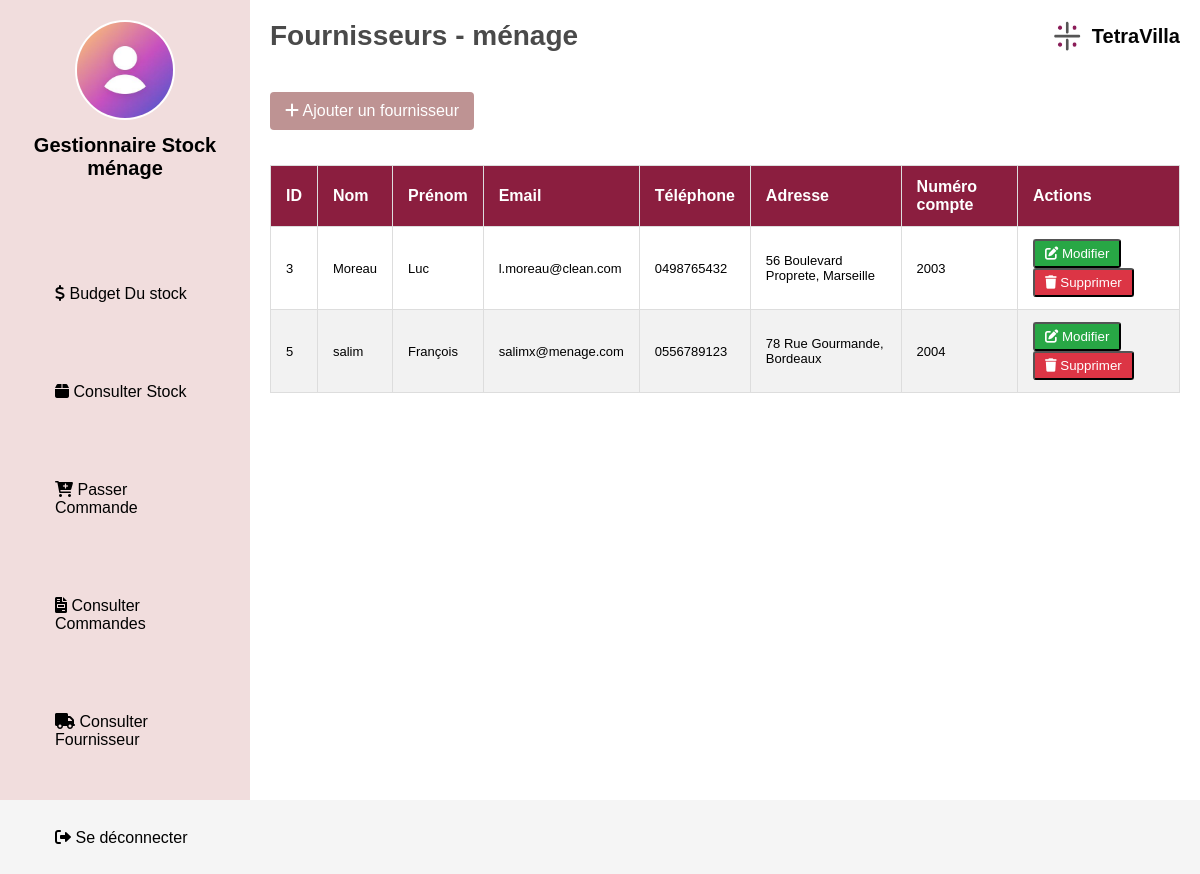
The app's page /stock/dashboard_stock2.php?page=fournisseur&type_stock=ménage&id=3 (signed in) with its own data.
### tables this page shows
CREATE TABLE `fournisseur` (
  `id_fournisseur` int(11) NOT NULL,
  `nom_fournisseur` varchar(50) DEFAULT NULL,
  `prenom_fournisseur` varchar(50) DEFAULT NULL,
  `adresse` varchar(255) DEFAULT NULL,
  `email` varchar(100) DEFAULT NULL,
  `teleF` varchar(15) DEFAULT NULL,
  `numCompte` int(11) DEFAULT NULL,
  `categorie_fournit` varchar(100) DEFAULT NULL
);

### Stock/fournisseur.php (the view, shortened to what this page needs)
<?php
require_once "connect_base.php";
$type_stock = $_GET['type_stock'] ?? '';
?>
<header>
    <h1>Fournisseurs - <?php echo htmlspecialchars($type_stock); ?></h1>
    <div class="logo">
        <img src="images/maqlog.jpg" alt="TetraVilla Logo" class="logo-img">
        <span>TetraVilla</span>
    </div>
</header>
<div class="action-buttons">
    <button class="btn-add" onclick="showAddModal()">
        <i class="fas fa-plus"></i> Ajouter un fournisseur
    </button>
</div>
<?php
$sql = "SELECT * FROM fournisseur WHERE categorie_fournit = :type_stock";
$stmt = $conn->prepare($sql);
$stmt->bindParam(':type_stock', $type_stock);
$stmt->execute();
if ($stmt->rowCount() > 0) {
    ?>
    <table>
        <thead>
            <tr>
                <th>ID</th>
                <th>Nom</th>
                <th>Prénom</th>
                <th>Email</th>
                <th>Téléphone</th>
                <th>Adresse</th>
                <th>Numéro compte</th>
                <th>Actions</th>
            </tr>
        </thead>
        <tbody>
            <?php while ($row = $stmt->fetch(PDO::FETCH_ASSOC)): ?>
                <tr>
                    <td><?php echo htmlspecialchars($row['id_fournisseur']); ?></td>
                    <td><?php echo htmlspecialchars($row['nom_fournisseur']); ?></td>
                    <td><?php echo htmlspecialchars($row['prenom_fournisseur']); ?></td>
                    <td><?php echo htmlspecialchars($row['email']); ?></td>
                    <td><?php echo htmlspecialchars($row['teleF']); ?></td>
                    <td><?php echo htmlspecialchars($row['adresse']); ?></td>
                    <td><?php echo htmlspecialchars($row['numCompte']); ?></td>
                    <td>
                        <button class="btn-edit" onclick="showEditModal(
                            <?php echo $row['id_fournisseur']; ?>,
                            '<?php echo addslashes($row['nom_fournisseur']); ?>',
                            '<?php echo addslashes($row['prenom_fournisseur']); ?>',
                            '<?php echo addslashes($row['email']); ?>',
                            '<?php echo addslashes($row['teleF']); ?>',
                            '<?php echo addslashes($row['adresse']); ?>',
                            '<?php echo addslashes($row['numCompte']); ?>'
                        )">
                            <i class="fas fa-edit"></i> Modifier
                        </button>
                        <form method="POST" style="display:inline;" action="dashboard_stock2.php?page=fournisseur&type_stock=<?php echo urlencode($type_stock); ?>">
                            <button type="submit" name="delete" class="btn-delete"
                                    onclick="return confirmDelete()">
                                <i class="fas fa-trash"></i> Supprimer
                            </button>
                        </form>
                    </td>
                </tr>
            <?php endwhile; ?>
        </tbody>
    </table>
    <?php
} else {
    echo "<p>Aucun fournisseur trouvé pour cette catégorie.</p>";
}
?>

### Stock/css/dashboard.css (style rules this page uses)
* { margin: 0; padding: 0; box-sizing: border-box; font-family: Arial, sans-serif; }
body { background-color: #f5f5f5 !important; display: flex; justify-content: center; align-items: center; min-height: 100vh; }
header { display: flex; justify-content: space-between; align-items: center; margin-bottom: 30px; }
header h1 { font-size: 28px; color: #4a4a4a; }
.logo { display: flex; align-items: center; }
.logo-img { width: 30px; height: 30px; margin-right: 10px; }
.logo span { font-size: 20px; font-weight: bold; color: #040404; }
table { width: 100%; border-collapse: collapse; margin-top: 20px; }
table th, table td { padding: 12px 15px; text-align: left; border: 1px solid #ddd; font-size: 16px; }
table th { background-color: #8b1e3f; color: white; font-weight: bold; }
table tr:nth-child(even) { background-color: #f2f2f2; }
table td { font-size: 13px; }
.btn-add { display: inline-block; padding: 10px 15px; margin-bottom: 15px; background-color:#be9393 ; color: white; text-decoration: none; border-radius: 5px; }
.btn-edit { display: inline-block; padding: 5px 10px; margin-right: 5px; background-color: #28a745; color: white; text-decoration: none; border-radius: 3px; }
.btn-delete { display: inline-block; padding: 5px 10px; background-color: #dc3545; color: white; text-decoration: none; border-radius: 3px; }
.action-buttons { margin-bottom: 20px; }
.btn-add, .btn-validate { display: inline-block; padding: 10px 15px; margin-top: 10px; background-color: #be9393; color: white; border: none; border-radius: 4px; cursor: pointer; font-size: 16px; }

### records on screen
fournisseur: id_fournisseur "3", nom_fournisseur "Moreau", prenom_fournisseur "Luc", email "l.moreau@clean.com", teleF "0498765432", adresse "56 Boulevard Proprete, Marseille", numCompte "2003"
fournisseur: id_fournisseur "5", nom_fournisseur "salim", prenom_fournisseur "François", email "salimx@menage.com", teleF "0556789123", adresse "78 Rue Gourmande, Bordeaux", numCompte "2004"

### other values on screen
$type_stock "ménage"
